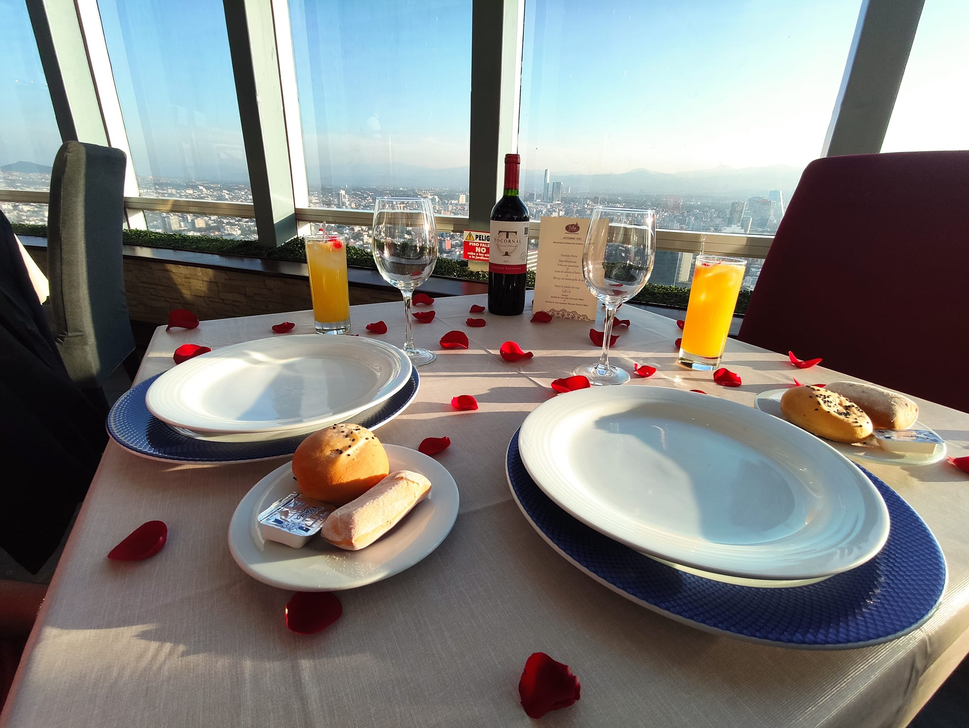
#> input picture percepcionC/Actividad_1/media/ocaso.png, 969 x 728 px, shrunk from 2048 x 1538 before the run, found by its file name
$ jupyter execute Actividad_1.ipynb
#> lines starting #> are read from the running program, lines starting #| are printed output that depends on the picture; after the words box and inside, x2 and y2 are one past the last pixel; in counts of white or black regions, pixels touching at a corner belong together
# Actividad 1

## Descripción del problema y/o anomalía.
En este caso, nos enfrentamos a una anomalía ya que las imágenes presentan un ruído conocido como "salt and pepper", por lo cual, realizaremos la implementación de un algoritmo para corregir dichas anomalías. Dicho algoritmo estará basado en el filtro de la mediana, el cual es muy recomendado para corregir este tipo de anomalías.

## Solución propuesta

Como solución propuesta, implementamos una clase (MedianFilter), la cual se encargará de realizar todo el proceso de cargar una imagen desde la carpeta de media (agregar el ruido de "salt and pepper") y posteriormente aplicar el filtro de la mediana con un algoritmo desarrollado, el cuál consiste en dado el tamaño del kernel, itera sobre los pixeles de la imagen para crear una ventana (sub-matriz) con ayuda del tamaño del kernel y por último ir aplicando la media.

[cell 1]
import cv2
import matplotlib.pyplot as plt
import numpy as np
import random
import os
import warnings

[cell 2]
class WrongScale(Exception):
    """
    Raised when the scale value is not in 0-100
    """
    pass

[cell 3]
class MedianFilter(object):
    """
    Class to apply median filter to fix an image with salt and pepper noise.
    By default, add the noise to the image, and then apply median filter to fix it.
    """

    BASE_DIR = os.getcwd()

    def __init__(self, img_path: str, min_pixels=None, max_pixels=None, kernel_size=None,
                scale_percent=None, resize=False):
        # relative path for the image
        self.img_path = img_path
        # min number of pixels to appy the salt&pepper filter
        self.min_pixels = 16000 if min_pixels is None else min_pixels
        # max number of pixels to appy the salt&pepper filter
        self.max_pixels = 26000 if max_pixels is None else max_pixels
        # kernel size to create the window
        self.kernel_size = 3 if kernel_size is None else kernel_size
        self.indexer = self.kernel_size // 2
        # Percent of original size
        self.scale_percent = 60 if scale_percent is None else scale_percent
        # If True, resize the image
        self.resize = resize
        # Image on gray scale (represented on a numpy ndarray)
        self.image = cv2.imread(self.BASE_DIR + img_path, cv2.IMREAD_GRAYSCALE)
        # image width
        self.width = int(self.image.shape[1])
        # image height
        self.height = int(self.image.shape[0])


    def add_noise(self, image) -> np.ndarray:
        """
        Add salt & pepper noise to an image
        ...

        Attributes
        -----------
        image : np.ndarray
            Image represented on a numpy ndarray
        min_pixels : None or int (optional)
            min number of pixels to appy the salt&pepper filter
        max_pixels : None or int (optional)
            max number of pixels to appy the salt&pepper filter
        """
        pixels_interval = (self.min_pixels, self.max_pixels)

        # Getting the dimensions of the image
        row , col = image.shape

        # Randomly pick some pixels in the
        # image for coloring them white
        # Pick a random number
        number_of_pixels = random.randint(*pixels_interval)
        for i in range(number_of_pixels):

            # Pick a random y coordinate
            y_coord = random.randint(0, row - 1)

            # Pick a random x coordinate
            x_coord = random.randint(0, col - 1)

            # Color that pixel to white
            image[y_coord][x_coord] = 255

        # Randomly pick some pixels in
        # the image for coloring them black
        # Pick a random number
        number_of_pixels = random.randint(*pixels_interval)
        for i in range(number_of_pixels):

            # Pick a random y coordinate
            y_coord = random.randint(0, row - 1)

            # Pick a random x coordinate
            x_coord = random.randint(0, col - 1)

            # Color that pixel to black
            image[y_coord][x_coord] = 0

        return image

    def resize_image(self) -> np.ndarray:
        """
        Resize an image given an scale percent
        ...

        Attributes
        -----------
        image : np.ndarray
            Image to resize
        scale_percent : None or int (optional)
            the scale percent to resize
        """
        # Validate the scale_percent
        if self.scale_percent < 0 or self.scale_percent > 100:
            raise WrongScale

        # Get new dimesion for the resized image
        width = int(self.width * self.scale_percent / 100)
        height = int(self.height * self.scale_percent / 100)
        dim = (width, height)

        # Resize image
        resized = cv2.resize(self.image, dim, interpolation = cv2.INTER_AREA)

        return resized


    def get_window_result(self, image, x, y) -> int:
        """
        Set the window where the median will be applied and return it
        ...

        Attributes
        -----------

        image : numpy.array
            Image in array representation
        x : int
            x-coordinate
        y : int
            y-coordinate
        """
        y_start = y - self.indexer
        y_final = y + self.indexer + 1
        x_start = x - self.indexer
        x_final = x + self.indexer + 1
        # slice the array in the window
        # given the image as an array, substract an array from the main array
        window = image[y_start:y_final, x_start:x_final]
        # avoid RuntimeWarning : Mean of empty slice
        with warnings.catch_warnings():
            warnings.simplefilter("ignore", category=RuntimeWarning)
            median = np.median(window)

        return median

    def median_filter(self) -> tuple:
        """
        Appy median_filter to fix an image with salt & pepper noise
        ...

        Attributes
        -----------
        image : np.ndarray
            Image represented on a numpy ndarray
        kernel_size : None or int (optional)
            Filter size to apply the median
        """
        image = self.resize_image() if self.resize is True else self.image
        image_with_noise = self.add_noise(image)
        height, width = image.shape
        processed_image = np.zeros((height,width), dtype=np.uint8)
        start_x = start_y = self.indexer
        final_x = width - self.indexer
        final_y = height - self.indexer
        # loop over the image array to get the window, then calculate the median
        # and replace the current value with it
        for y in range(height):
            if y != start_y and y != final_y:
                for x in range(width):
                    if x != start_x and x != final_x:
                        median = self.get_window_result(image, x, y)
                        processed_image[y][x] = median

        return (image_with_noise, processed_image)


    def show_results(self, img_with_noise: np.array, img_clear: np.array) -> None:
        """
        Plot the images
        """
        img_with_noise = cv2.cvtColor(img_with_noise, cv2.COLOR_BGR2RGB)
        img_clear = cv2.cvtColor(img_clear, cv2.COLOR_BGR2RGB)
        images = [img_with_noise, img_clear]
        titles = ["Salt & pepper noise", "Fixed"]
        plt.figure(figsize=(35,35))
        for i in range(2):
          plt.subplot(3, 3, i+1)
          plt.imshow(images[i], vmin=0, vmax=255)
          plt.title(titles[i])
          plt.xticks([]),plt.yticks([])
        plt.show()

## Imágenes con anomalías

[cell 4]
# Create the first object with the first image
first_image = MedianFilter(img_path="/media/ocaso.png", scale_percent=40, resize=True)
# Get the images (with noise and fixed)
img_with_noise1, img_clear1 = first_image.median_filter()
#> after the loop in add_noise, `for i in range(number_of_pixels):`:
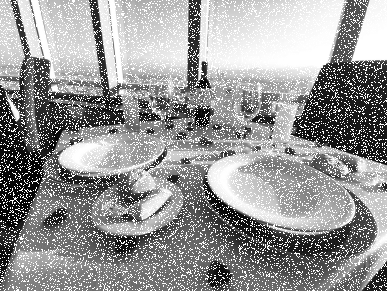
#> image: shape (291, 387); min 3, max 255, mean 150.4
#> after the loop in add_noise, `for i in range(number_of_pixels):`:
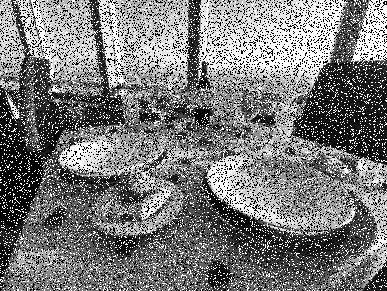
#> image: shape (291, 387); 19.2% of pixels changed, all inside (x1, y1, x2, y2) = (0, 0, 387, 291)
#> the loop in median_filter, `for y in range(height):` made 291 passes
#> after the loop in median_filter, `for y in range(height):`:
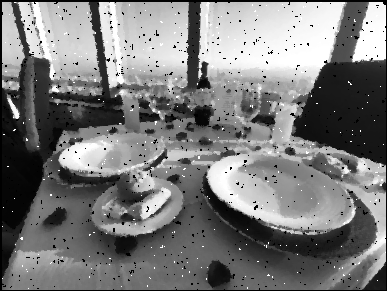
#> processed_image: shape (291, 387); min 0, max 255, mean 123

# Create the second object with the second image
second_image = MedianFilter(img_path="/media/cena.png", scale_percent=72, resize=True)
#> call 2 of __init__, with img_path = '/media/cena.png', scale_percent = 72, resize = True
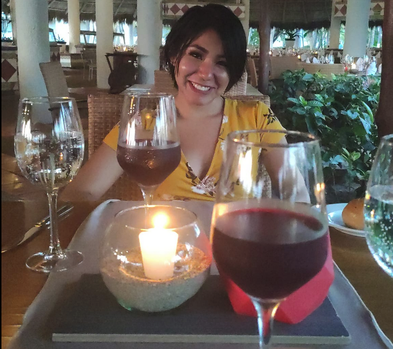
#> input picture percepcionC/Actividad_1/media/cena.png, 393 x 349 px, shrunk from 830 x 738 before the run, found by its file name
#> in __init__ (call 2), `self.image = cv2.imread(self.BASE_DIR + img_path, cv2.IMREAD_GRAYSCALE)`:
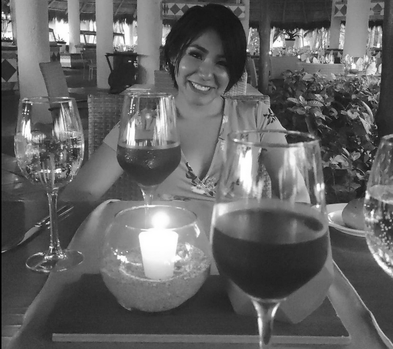
#> self.image: shape (349, 393); min 0, max 255, mean 99.2
# Get the images (with noise and fixed)
img_with_noise2, img_clear2 = second_image.median_filter()
#> in resize_image (call 2), `resized = cv2.resize(self.image, dim, interpolation = cv2.INTER_AREA)`:
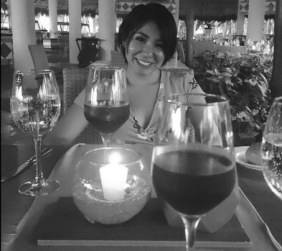
#> resized: shape (251, 282); min 5, max 255, mean 99.2
#> after the loop in add_noise (call 2), `for i in range(number_of_pixels):`:
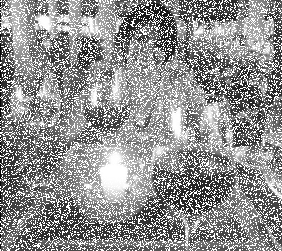
#> image: shape (251, 282); min 5, max 255, mean 145.1
#> after the loop in add_noise (call 2), `for i in range(number_of_pixels):`:
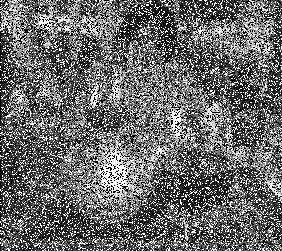
#> image: shape (251, 282); min 0, max 255, mean 106.8
#> after the loop in median_filter (call 2), `for y in range(height):`:
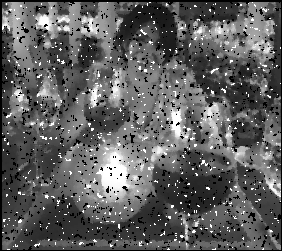
#> processed_image: shape (251, 282); min 0, max 255, mean 94.9

# Show the image
images = [cv2.cvtColor(img_with_noise1, cv2.COLOR_BGR2RGB), cv2.cvtColor(img_with_noise2,cv2.COLOR_BGR2RGB)]
titles = ["Image 1 with noise", "Image 2 with noise"]
plt.figure(figsize=(35,35))
for i in range(2):
  plt.subplot(3, 3, i+1)
  plt.imshow(images[i], vmin=0, vmax=255)
  plt.title(titles[i])
  plt.xticks([]),plt.yticks([])
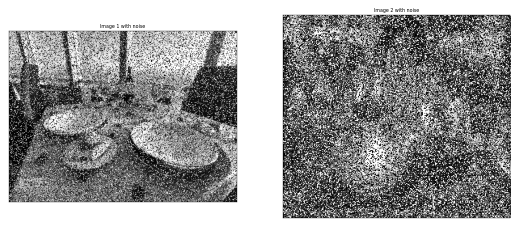
#> figure drawn by matplotlib, 2 panels

## Resultados

[cell 5]
# Show the resutls
first_image.show_results(img_with_noise1, img_clear1)

[cell 6]
# Show the results
second_image.show_results(img_with_noise2, img_clear2)
